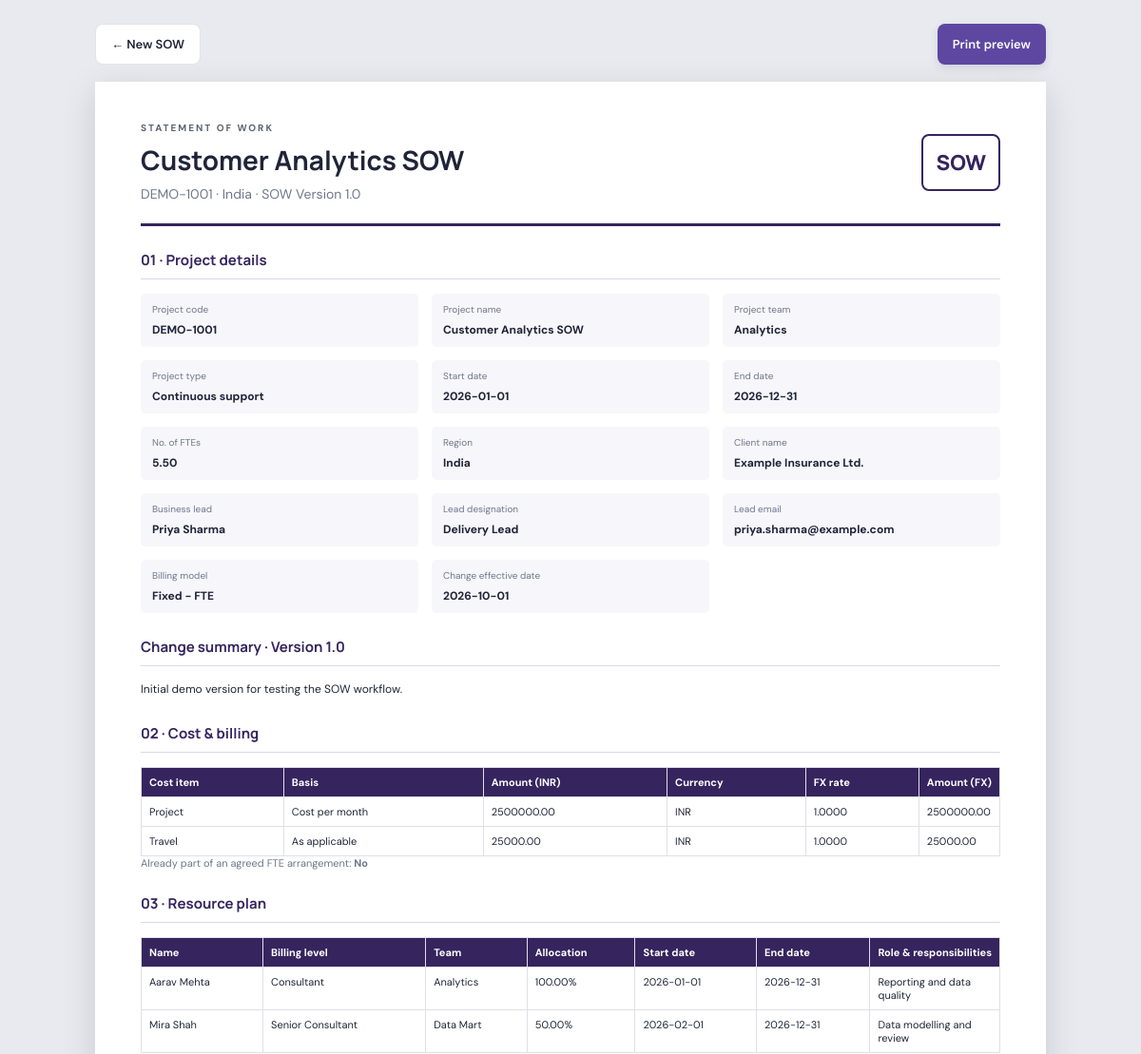
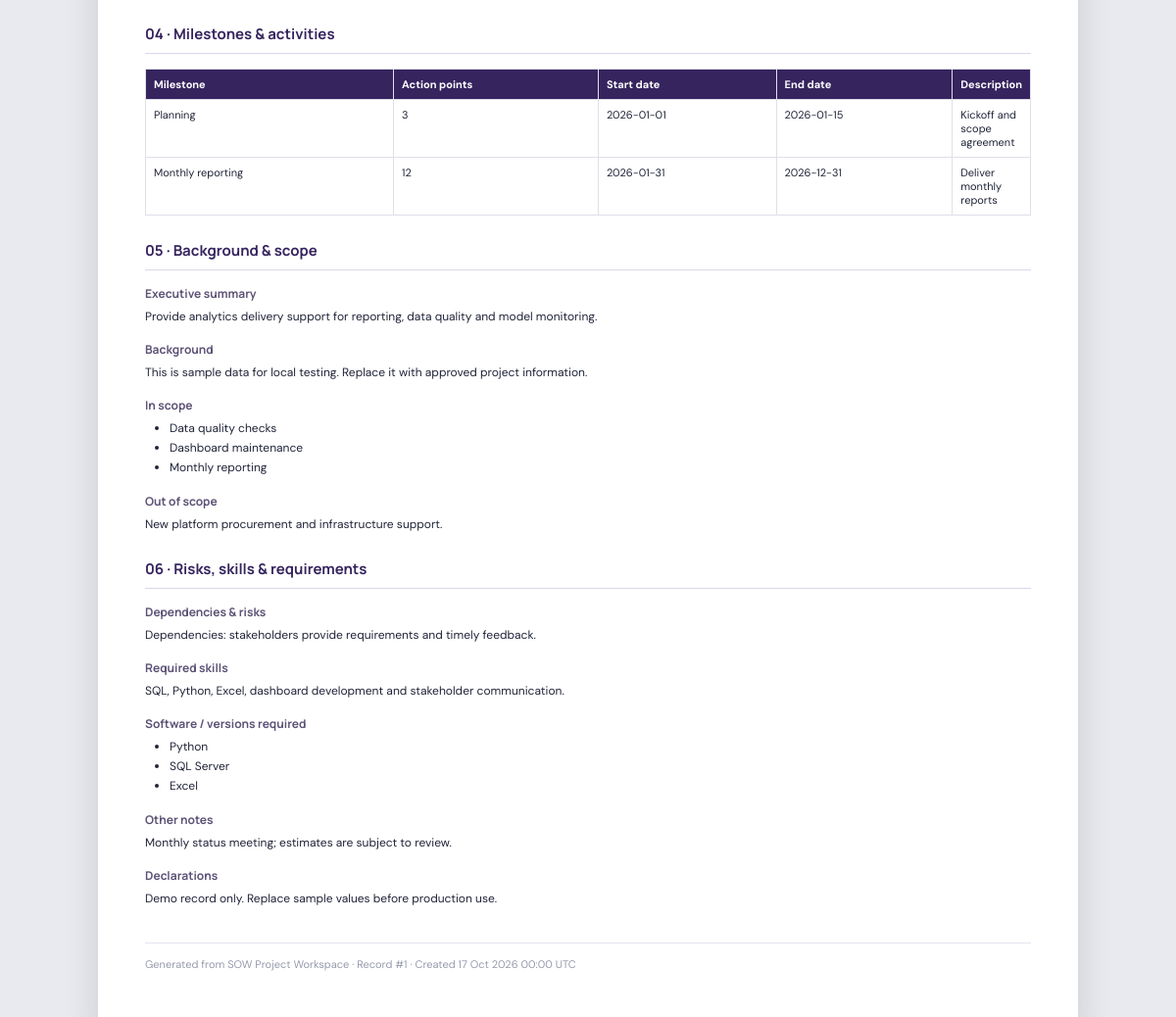
The app's page /projects/1/print with its own data (2 pictures, top to bottom).
### app.py (models this page shows)
class SowProject(db.Model):
    __tablename__ = "sow_projects"
    id = db.Column(db.Integer, primary_key=True)
    project_code = db.Column(db.String(30), nullable=False, index=True)
    project_name = db.Column(db.String(100), nullable=False)
    project_team = db.Column(db.String(100))
    project_type = db.Column(db.String(100))
    start_date = db.Column(db.Date)
    end_date = db.Column(db.Date)
    fte_count = db.Column(db.Numeric(8, 2))
    region = db.Column(db.String(100))
    client_name = db.Column(db.String(150))
    business_lead = db.Column(db.String(150))
    business_lead_designation = db.Column(db.String(150))
    business_lead_email = db.Column(db.String(255))
    billing_model = db.Column(db.String(100))
    change_effective_date = db.Column(db.Date)
    already_agreed_fte = db.Column(db.String(10))
    project_cost_inr = db.Column(db.Numeric(14, 2))
    billing_currency = db.Column(db.String(10))
    fx_rate = db.Column(db.Numeric(12, 4))
    project_cost_fx = db.Column(db.Numeric(14, 2))
    travel_cost_inr = db.Column(db.Numeric(14, 2))
    travel_currency = db.Column(db.String(10))
    travel_fx_rate = db.Column(db.Numeric(12, 4))
    travel_cost_fx = db.Column(db.Numeric(14, 2))
    executive_summary = db.Column(db.Text)
    background = db.Column(db.Text)
    in_scope = db.Column(db.Text)
    out_of_scope = db.Column(db.Text)
    dependencies_risks = db.Column(db.Text)
    required_skills = db.Column(db.Text)
    software_required = db.Column(db.Text)
    other_notes = db.Column(db.Text)
    declarations = db.Column(db.Text)
    sow_version = db.Column(db.String(30), nullable=False, default="1.0")
    change_summary = db.Column(db.Text)
    created_at = db.Column(db.DateTime, default=datetime.utcnow, nullable=False)
    resources = db.relationship(
        "SowResource", backref="project", cascade="all, delete-orphan",
        order_by="SowResource.sort_order"
    )
    milestones = db.relationship(
        "SowMilestone", backref="project", cascade="all, delete-orphan",
        order_by="SowMilestone.sort_order"
    )

class SowResource(db.Model):
    __tablename__ = "sow_resources"
    id = db.Column(db.Integer, primary_key=True)
    project_id = db.Column(db.Integer, db.ForeignKey("sow_projects.id"), nullable=False)
    name = db.Column(db.String(150), nullable=False)
    billing_level = db.Column(db.String(100))
    team = db.Column(db.String(100))
    allocation_percent = db.Column(db.Numeric(6, 2), default=100)
    start_date = db.Column(db.Date)
    end_date = db.Column(db.Date)
    responsibilities = db.Column(db.String(500))
    sort_order = db.Column(db.Integer, default=0)

class SowMilestone(db.Model):
    __tablename__ = "sow_milestones"
    id = db.Column(db.Integer, primary_key=True)
    project_id = db.Column(db.Integer, db.ForeignKey("sow_projects.id"), nullable=False)
    milestone = db.Column(db.String(150), nullable=False)
    action_points = db.Column(db.Integer, default=1)
    start_date = db.Column(db.Date)
    end_date = db.Column(db.Date)
    description = db.Column(db.String(500))
    sort_order = db.Column(db.Integer, default=0)

### app.py (the view)
@app.route("/projects/<int:project_id>/print")
def print_project(project_id):
    project = db.get_or_404(SowProject, project_id)
    pdf_filename = f"{re.sub(r'[^A-Za-z0-9_-]+', '_', project.project_code or 'SOW')}_{project.id}.pdf"
    pdf_path = os.path.join(app.instance_path, "generated_pdfs", pdf_filename)
    return render_template("print.html", project=project, preview_mode=False,
                           pdf_exists=os.path.exists(pdf_path), pdf_filename=pdf_filename)

### app.py (called while the page is built)
@app.before_request
def initialize_schema_for_demo():
    ensure_schema()

### templates/print.html (shortened to what this page needs)
<!doctype html>
<html lang="en">
<head><link rel="stylesheet" href="{{ url_for('static', filename='style.css') }}"></head>
<body class="print-body">
<div class="print-toolbar no-print">
  {% if preview_mode %}
    <button class="btn btn-light" onclick="history.back()">← Back to edit</button>
    <button class="btn btn-primary" type="button" id="open-save-confirm">Save SOW &amp; Generate PDF ✓</button>
    <div class="modal-backdrop no-print" id="save-confirm-modal" {% if not modal_open|default(false) %}hidden{% endif %}>
      <div class="confirm-modal" role="dialog" aria-modal="true" aria-labelledby="confirm-title">
        <div class="modal-icon">✓</div>
        <h2 id="confirm-title">Confirm SOW submission</h2>
        <p class="modal-intro">Confirm the project identity and version details before the record and PDF are created.</p>
        {% if confirmation_error|default('') %}<p class="form-error" role="alert">{{ confirmation_error }}</p>{% endif %}
        <form action="{{ url_for('create_project') }}" method="post" id="final-save-form">
          <label>Project code<input name="project_code_confirm" value="{{ project.project_code }}" readonly required></label>
          <label>SOW version<input name="sow_version" value="{{ request.form.get('sow_version', project.sow_version|default('1.0')) }}" required maxlength="30" placeholder="e.g. 1.0 or 1.1"></label>
          <label>Change summary<textarea name="change_summary" rows="4" placeholder="Describe what changed in this SOW version…" required>{{ request.form.get('change_summary', '') }}</textarea></label>
          <div class="modal-actions"><button class="btn btn-light" type="button" id="cancel-save-confirm">Cancel</button><button class="btn btn-primary" type="submit">Confirm &amp; Save PDF</button></div>
        </form>
      </div>
    </div>
  {% else %}
    <a class="btn btn-light" href="{{ url_for('index') }}">← New SOW</a>
    <button class="btn btn-primary" onclick="window.print()">Print preview</button>
  {% endif %}
</div>
<main class="document">
  <header class="doc-header"><div><div class="eyebrow">STATEMENT OF WORK</div><h1>{{ project.project_name }}</h1><p>{{ project.project_code }} · {{ project.region or 'Region not specified' }} · SOW Version {{ project.sow_version|default('1.0') }}</p></div><div class="doc-mark">SOW</div></header>
  <section class="doc-section"><h2>01 · Project details</h2><div class="doc-grid">
    {% for label, value in [('Project code',project.project_code),('Project name',project.project_name),('Project team',project.project_team),('Project type',project.project_type),('Start date',project.start_date),('End date',project.end_date),('No. of FTEs',project.fte_count),('Region',project.region),('Client name',project.client_name),('Business lead',project.business_lead),('Lead designation',project.business_lead_designation),('Lead email',project.business_lead_email),('Billing model',project.billing_model),('Change effective date',project.change_effective_date)] %}
    <div class="doc-field"><span>{{ label }}</span><strong>{{ value or '—' }}</strong></div>{% endfor %}
  </div></section>
  {% if project.change_summary %}<section class="doc-section"><h2>Change summary · Version {{ project.sow_version|default('1.0') }}</h2><div class="rich-output">{{ project.change_summary|safe }}</div></section>{% endif %}
  <section class="doc-section"><h2>02 · Cost &amp; billing</h2><table class="doc-table"><thead><tr><th>Cost item</th><th>Basis</th><th>Amount (INR)</th><th>Currency</th><th>FX rate</th><th>Amount (FX)</th></tr></thead><tbody>
    <tr><td>Project</td><td>Cost per month</td><td>{{ project.project_cost_inr or '—' }}</td><td>{{ project.billing_currency or '—' }}</td><td>{{ project.fx_rate or '—' }}</td><td>{{ project.project_cost_fx or '—' }}</td></tr>
    <tr><td>Travel</td><td>As applicable</td><td>{{ project.travel_cost_inr or '—' }}</td><td>{{ project.travel_currency or '—' }}</td><td>{{ project.travel_fx_rate or '—' }}</td><td>{{ project.travel_cost_fx or '—' }}</td></tr>
  </tbody></table><p class="muted">Already part of an agreed FTE arrangement: <strong>{{ project.already_agreed_fte or '—' }}</strong></p></section>
  <section class="doc-section"><h2>03 · Resource plan</h2><table class="doc-table"><thead><tr><th>Name</th><th>Billing level</th><th>Team</th><th>Allocation</th><th>Start date</th><th>End date</th><th>Role &amp; responsibilities</th></tr></thead><tbody>
  {% for r in project.resources %}<tr><td>{{ r.name }}</td><td>{{ r.billing_level or '—' }}</td><td>{{ r.team or '—' }}</td><td>{{ r.allocation_percent or 0 }}%</td><td>{{ r.start_date or '—' }}</td><td>{{ r.end_date or '—' }}</td><td>{{ r.responsibilities or '—' }}</td></tr>{% else %}<tr><td colspan="7">No resources provided.</td></tr>{% endfor %}
  </tbody></table></section>
  <section class="doc-section"><h2>04 · Milestones &amp; activities</h2><table class="doc-table"><thead><tr><th>Milestone</th><th>Action points</th><th>Start date</th><th>End date</th><th>Description</th></tr></thead><tbody>
  {% for m in project.milestones %}<tr><td>{{ m.milestone }}</td><td>{{ m.action_points }}</td><td>{{ m.start_date or '—' }}</td><td>{{ m.end_date or '—' }}</td><td>{{ m.description or '—' }}</td></tr>{% else %}<tr><td colspan="5">No milestones provided.</td></tr>{% endfor %}
  </tbody></table></section>
  <section class="doc-section"><h2>05 · Background &amp; scope</h2>
    {% for title, value in [('Executive summary',project.executive_summary),('Background',project.background),('In scope',project.in_scope),('Out of scope',project.out_of_scope)] %}{% if value %}<div class="doc-copy"><h3>{{ title }}</h3><div class="rich-output">{{ value|safe }}</div></div>{% endif %}{% endfor %}
  </section>
  <section class="doc-section"><h2>06 · Risks, skills &amp; requirements</h2>
    {% for title, value in [('Dependencies & risks',project.dependencies_risks),('Required skills',project.required_skills),('Software / versions required',project.software_required),('Other notes',project.other_notes),('Declarations',project.declarations)] %}{% if value %}<div class="doc-copy"><h3>{{ title }}</h3><div class="rich-output">{{ value|safe }}</div></div>{% endif %}{% endfor %}
  </section>
  <footer class="doc-footer">Generated from SOW Project Workspace · Record #{{ project.id }} · Created {{ project.created_at.strftime('%d %b %Y %H:%M UTC') }}</footer>
</main>
</body></html>

### static/style.css (style rules this page uses)
:root { --ink:#202438;--muted:#70778b;--line:#e1e4ed;--bg:#f5f6fa;--purple:#35245e;--purple2:#5d47a1;--accent:#7763c5;--white:#fff }
* { box-sizing:border-box }
body { margin:0;background:var(--bg);color:var(--ink);font-family:'DM Sans',Arial,sans-serif;font-size:14px }
h1,h2,h3,p { margin-top:0 }
h1,h2,h3 { font-family:Manrope,Arial,sans-serif }
.eyebrow { font-size:10px;font-weight:700;letter-spacing:2px;opacity:.72 }
.btn { font:600 13px 'DM Sans',sans-serif;border:0;border-radius:8px;padding:12px 16px;cursor:pointer;text-decoration:none;display:inline-flex;align-items:center;justify-content:center;gap:8px }
.btn-primary { background:var(--purple2);color:white;box-shadow:0 3px 8px #35245e20 }
.btn-light { background:white;color:var(--ink);border:1px solid var(--line) }
table { width:100%;border-collapse:collapse }
th { background:#f2f0f8;color:#4b4267;font-size:11px;text-align:left;font-weight:700;white-space:nowrap }
th,td { padding:8px;border-bottom:1px solid #e9eaf1 }
td:last-child { width:35px }
footer { padding:20px 0;color:#969bad;font-size:11px;text-align:center }
.print-body { background:#e9eaf0;padding:25px }
.print-toolbar { max-width:1000px;margin:0 auto 18px;display:flex;justify-content:space-between }
.document { max-width:1000px;margin:0 auto;background:white;padding:42px 48px;box-shadow:0 10px 35px #1112 }
.doc-header { display:flex;justify-content:space-between;align-items:center;border-bottom:3px solid var(--purple);padding-bottom:22px;margin-bottom:25px }
.doc-header h1 { font-size:28px;margin:8px 0 }
.doc-header p { margin:0;color:var(--muted) }
.doc-mark { font-family:Manrope,sans-serif;font-weight:800;font-size:22px;color:var(--purple);border:2px solid var(--purple);padding:13px;border-radius:8px }
.doc-section { margin:25px 0;break-inside:avoid }
.doc-section h2 { font-size:15px;color:var(--purple);border-bottom:1px solid #dcd6eb;padding-bottom:9px;margin-bottom:15px }
.doc-grid { display:grid;grid-template-columns:repeat(3,minmax(0,1fr));gap:14px }
.doc-field { padding:10px 12px;background:#f7f6fa;border-radius:5px;min-width:0 }
.doc-field span { display:block;color:var(--muted);font-size:10px;margin-bottom:5px }
.doc-field strong { font-size:12px;overflow-wrap:anywhere }
.doc-table { font-size:11px }
.doc-table th { background:var(--purple);color:white }
.doc-table th,.doc-table td { padding:8px;border:1px solid #e0dfea;vertical-align:top;overflow-wrap:anywhere }
.doc-copy { margin:15px 0;break-inside:avoid }
.doc-copy h3 { font-size:12px;margin-bottom:6px;color:#5d5276 }
.doc-copy p { white-space:pre-line;line-height:1.6;font-size:12px;margin-bottom:0 }
.muted { color:var(--muted);font-size:11px }
.doc-footer { border-top:1px solid var(--line);padding-top:14px;margin-top:35px;text-align:left }
.rich-output { font-size:12px;line-height:1.65;overflow-wrap:anywhere }
.rich-output p { margin:0 0 8px;white-space:normal }
.rich-output ul,.rich-output ol { padding-left:25px;margin:6px 0 10px }

### records on screen
SowProject: project_name "Customer Analytics SOW", project_code "DEMO-1001", region "India", sow_version "1.0", label "Project code", label "Project name", label "Project team", project_team "Analytics", label "Project type", project_type "Continuous support", start_date "2026-01-01" "2026-12-31" "5.50" "2026-10-01", label "Region", label "Client name", client_name "Example Insurance Ltd.", label "Business lead", business_lead "Priya Sharma", label "Lead designation", business_lead_designation "Delivery Lead", label "Lead email", business_lead_email "priya.sharma@example.com", label "Billing model", billing_model "Fixed - FTE", change_summary "Initial demo version for testing the SOW workflow.", project_cost_inr "2500000.00", billing_currency "INR", fx_rate "1.0000", project_cost_fx "2500000.00", travel_cost_inr "25000.00", travel_currency "INR", travel_fx_rate "1.0000", travel_cost_fx "25000.00", already_agreed_fte "No", title "Executive summary", executive_summary "Provide analytics delivery support for reporting, data quality and model monitoring.", title "Background", background "This is sample data for local testing. Replace it with approved project information.", title "In scope", in_scope "Data quality checks Dashboard maintenance Monthly reporting", title "Out of scope", out_of_scope "New platform procurement and infrastructure support.", title "Dependencies & risks", dependencies_risks "Dependencies: stakeholders provide requirements and timely feedback.", title "Required skills", required_skills "SQL, Python, Excel, dashboard development and stakeholder communication.", title "Software / versions required", software_required "Python SQL Server Excel", title "Other notes", other_notes "Monthly status meeting; estimates are subject to review.", title "Declarations", declarations "Demo record only. Replace sample values before production use.", id "1", created_at "17 Oct 2026 00:00 UTC"
SowResource: name "Aarav Mehta", billing_level "Consultant", team "Analytics", allocation_percent "100.00", start_date "2026-01-01", end_date "2026-12-31", responsibilities "Reporting and data quality"
SowResource: name "Mira Shah", billing_level "Senior Consultant", team "Data Mart", allocation_percent "50.00", start_date "2026-02-01", end_date "2026-12-31", responsibilities "Data modelling and review"
SowMilestone: milestone "Planning", action_points "3", start_date "2026-01-01", end_date "2026-01-15", description "Kickoff and scope agreement"
SowMilestone: milestone "Monthly reporting", action_points "12", start_date "2026-01-31", end_date "2026-12-31", description "Deliver monthly reports"

### other values on screen
{{ label }} "Start date" "End date" "No. of FTEs" "Change effective date"
